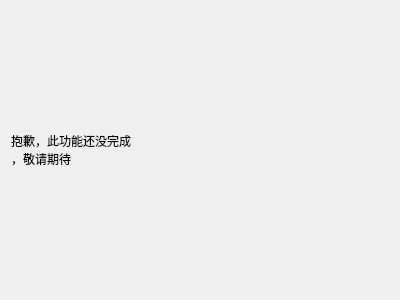
<?xml version="1.0" encoding="UTF-8"?>
<ui version="4.0">
 <class>FindmvWidget</class>
 <widget class="QWidget" name="FindmvWidget">
  <property name="geometry">
   <rect>
    <x>0</x>
    <y>0</y>
    <width>400</width>
    <height>300</height>
   </rect>
  </property>
  <property name="windowTitle">
   <string>Form</string>
  </property>
  <layout class="QHBoxLayout" name="horizontalLayout">
   <item>
    <widget class="QLabel" name="label">
     <property name="styleSheet">
      <string notr="true">font: 75 italic 28pt &quot;DejaVu Sans&quot;;</string>
     </property>
     <property name="text">
      <string>抱歉，此功能还没完成
，敬请期待</string>
     </property>
    </widget>
   </item>
  </layout>
 </widget>
 <resources/>
 <connections/>
</ui>
